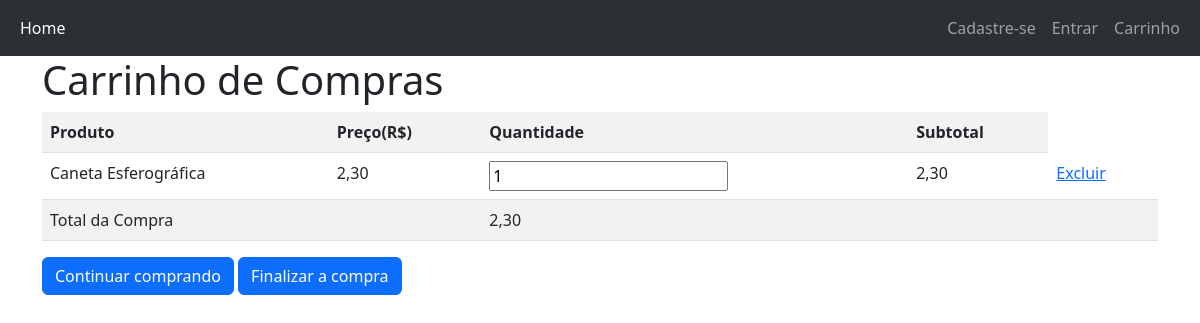
The app's page /index.php?controle=vendaController&metodo=inserir_carrinho&id=3 with its own data.
### tables this page shows
CREATE TABLE `produto` (
  `idproduto` int(10) NOT NULL,
  `nome` varchar(80) NOT NULL,
  `descricao` text NOT NULL,
  `preco` float NOT NULL,
  `estoque` int(11) NOT NULL,
  `imagem` varchar(100) NOT NULL,
  `idcategoria` int(10) NOT NULL
);

### models/Conexao.class.php (called while the page is built)
<?php
	abstract class Conexao
	{
		public function __construct(protected $db = null)
		{
			$parametros = "mysql:host=localhost;dbname=lojamvc;charset=utf8mb4";
			$this->db = new PDO($parametros, "root", "");
		}
	}
?>

### models/produtoDAO.class.php (called while the page is built, shortened)
<?php
	class produtoDAO extends Conexao
	{
		public function buscar_um_produto($produto)
		{
			$sql = "SELECT * FROM produto WHERE idproduto = ?";
			$stm = $this->db->prepare($sql);
			$stm->bindValue(1, $produto->getIdproduto());
			$stm->execute();
			$this->db = null;
			return $stm->fetchAll(PDO::FETCH_OBJ);
		}
	}
?>

### models/Produto.class.php (called while the page is built, shortened)
<?php
	class Produto
	{
		public function getIdproduto()
		{
			return $this->idproduto;
		}
	}
?>

### views/carrinho.php (the view, shortened to what this page needs)
<?php
    require_once "cabecalho.php";
?>
<div class="content">
    <div class="container">
        <h1>Carrinho de Compras</h1>
        <?php
            if(isset($_SESSION["carrinho"]))
            {
        ?>
            <table class="table table-striped">
                <tr>
                    <th>Produto</th>
                    <th>Preço(R$)</th>
                    <th>Quantidade</th>
                    <th>Subtotal</th>
                </tr>
                <?php
                    $total = 0;
                    foreach($_SESSION["carrinho"] as $linha=>$dado)
                    {
                        $subtotal = $dado["preco"] * $dado["quantidade"];
                        $total += $subtotal;
                        echo "<tr>
                                <td>{$dado["nome"]}</td>
                                <td>" . number_format($dado["preco"], 2, ",", ".") . "</td>
                                <td><input type='number' min='1' value='{$dado['quantidade']}' linha='$linha'></td>
                                <td>" . number_format($subtotal, 2, ",", ".") . "</td>
                                <td><a href='index.php?controle=vendaController&metodo=excluir_carrinho&linha=$linha'>Excluir</a></td>
                            </tr>";
                    }
                    echo "<tr>
                            <td colspan = '2'>Total da Compra</td>
                            <td colspan = '3'>" . number_format($total,2,",",".") . "</td>
                          </tr>";
                ?>
            </table>
            <a class="btn btn-primary" href="index.php">Continuar comprando</a>
            <a class="btn btn-primary" href="index.php?controle=vendaController&metodo=inserir_venda">Finalizar a compra</a>
        <?php
            }
            else
            {
                echo "<br><br><h3>Não há produtos no carrinho de compras</h3>";
            }
        ?>
    </div>
</div>

### records on screen
produto: nome "Caneta Esferográfica", preco "2,30", idcategoria "1", subtotal "2,30"

### other values on screen
$total "2,30"
